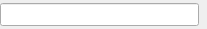
<?xml version="1.0" encoding="UTF-8"?>
<ui version="4.0">
 <class>NodeValueWidget</class>
 <widget class="QWidget" name="NodeValueWidget">
  <property name="geometry">
   <rect>
    <x>0</x>
    <y>0</y>
    <width>207</width>
    <height>29</height>
   </rect>
  </property>
  <property name="sizePolicy">
   <sizepolicy hsizetype="Preferred" vsizetype="Minimum">
    <horstretch>0</horstretch>
    <verstretch>0</verstretch>
   </sizepolicy>
  </property>
  <property name="font">
   <font>
    <pointsize>10</pointsize>
   </font>
  </property>
  <property name="windowTitle">
   <string>Form</string>
  </property>
  <layout class="QHBoxLayout" name="horizontalLayout">
   <property name="spacing">
    <number>0</number>
   </property>
   <property name="leftMargin">
    <number>0</number>
   </property>
   <property name="topMargin">
    <number>0</number>
   </property>
   <property name="rightMargin">
    <number>0</number>
   </property>
   <property name="bottomMargin">
    <number>0</number>
   </property>
   <item>
    <widget class="QLineEdit" name="ValueEdit"/>
   </item>
   <item>
    <widget class="CheckIndicator" name="ValueValidIndicator">
     <property name="sizePolicy">
      <sizepolicy hsizetype="Minimum" vsizetype="Minimum">
       <horstretch>0</horstretch>
       <verstretch>0</verstretch>
      </sizepolicy>
     </property>
     <property name="text">
      <string/>
     </property>
    </widget>
   </item>
  </layout>
 </widget>
 <customwidgets>
  <customwidget>
   <class>CheckIndicator</class>
   <extends>QLabel</extends>
   <header>gui/widgets/checkIndicator.h</header>
  </customwidget>
 </customwidgets>
 <resources>
  <include location="../main.qrc"/>
 </resources>
 <connections/>
</ui>
